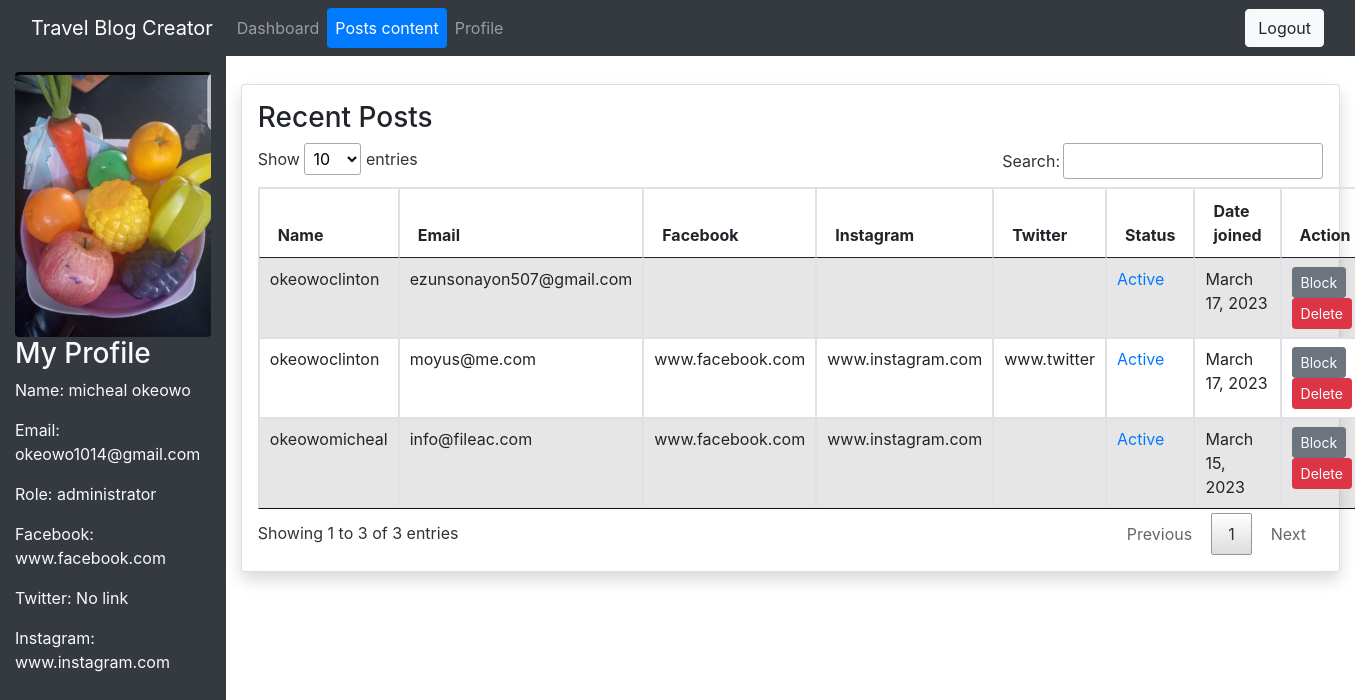
Screenshot of /creators.php (signed in) with the database file from the repository.
### tables this page shows
CREATE TABLE IF NOT EXISTS `authusers` (
  `firstname` varchar(255) NOT NULL,
  `lastname` varchar(255) NOT NULL,
  `email` varchar(255) NOT NULL,
  `password` varchar(255) NOT NULL,
  `role` varchar(25) NOT NULL DEFAULT 'creator',
  `description` text,
  `status` varchar(25) NOT NULL DEFAULT 'active',
  `userid` int(11) NOT NULL AUTO_INCREMENT,
  `created` timestamp NOT NULL DEFAULT CURRENT_TIMESTAMP,
  `picture` varchar(255) NOT NULL DEFAULT ' http://localhost/travelblog/img/avatar.jpg',
  `facebook` varchar(255) DEFAULT ' ',
  `instagram` varchar(255) DEFAULT ' ',
  `twitter` varchar(255) DEFAULT ' ',
  PRIMARY KEY (`userid`),
  UNIQUE KEY `password` (`password`),
  UNIQUE KEY `email` (`email`)
);

### creators.php (the view, shortened to what this page needs)
<?php
require_once('connection.php');
$admin_id = $_SESSION['user_id'];
$result = mysqli_query($conn, "SELECT * FROM authusers WHERE userid = $admin_id");
$userobj = mysqli_fetch_assoc($result);
?>
<!DOCTYPE html>
<html>
<head>
  <link rel="stylesheet" href="bootstrap-5.0.2-dist/css/bootstrap.min.css">
  <link rel="stylesheet" href="lib/bootstrap.min.css">
<link rel="stylesheet" href="lib/jquery.dataTables.min.css">
</head>
<body>
<nav class="navbar navbar-expand-sm bg-dark navbar-dark nav-pills nav-fill">
<div class="container-fluid">
  <a class="navbar-brand" href="#">Travel Blog Creator </a>
  <div class="collapse navbar-collapse">
  <ul class="navbar-nav me-auto mb-2 mb-lg-0">
    <li class="nav-item">
      <a class="nav-link " href="admindashboard.php">Dashboard</a>
    </li>
    <li class="nav-item">
      <a class="nav-link active" href="creators.php">Posts content</a>
    </li>
    <li class="nav-item">
      <a class="nav-link " href="updateadminprofile.php">Profile</a>
    </li>
  </ul>
  <div class="d-flex">
    <a href="logout.php" class="btn btn-light">Logout</a>
  </div>
  </div>
</div>
</nav>
  <div class="container-fluid ">
    <div class="row"><div class="col-md-2 bg-dark text-light pt-3" style="min-height:100vh">
                <div class="sidebar-sticky">
                <img src="<?php echo $userobj['picture']?>" class="rounded mx-auto d-block" alt="..." style="max-width:100%;max height:20vh">
                <h3>My Profile</h3>
      <p>Name: <?php echo $userobj['lastname'] .' '. $userobj['firstname']?></p>
      <p>Email: <?php echo $userobj['email']?></p>
      <p>Role: <?php echo $userobj['role']?></p>
      <p>Facebook: <?php if($userobj['facebook'] != '' & $userobj['facebook'] != ' ' ){echo $userobj['facebook'];}else{ echo 'No link';}?></p>
      <p>Twitter: <?php if($userobj['twitter'] != ''  & $userobj['twitter'] != ' '){echo $userobj['twitter'];}else{ echo 'No link';}?></p>
      <p>Instagram: <?php if($userobj['instagram'] != '' & $userobj['instagram'] != ' '){echo $userobj['instagram'];}else{ echo 'No link';}?></p>
     </div>
            </div><div class="col-sm-10 mt-4">
      <div class="card shadow p-3">
      <h3>Recent Posts</h3>
        <table id="blog-posts-table" class="table table-striped table-bordered">
          <thead>
            <tr>
              <th>Name</th>
              <th>Email</th>
              <th>Facebook</th>
              <th>Instagram</th>
              <th>Twitter</th>
              <th>Status</th>
              <th>Date joined</th>
              <th>Action</th>
            </tr>
          </thead>
          <tbody>
            <?php
            $sql = "SELECT * FROM authusers WHERE role= 'creator'";
            $result = mysqli_query($conn, $sql);
            while ($row = mysqli_fetch_assoc($result)) {
              $created = date('F j, Y', strtotime($row['created']));
              echo '<tr>';
              echo '<td>' . $row['firstname'] .$row['lastname']. '</td>';
              echo '<td>' . $row['email'] . '</td>';
              echo '<td>' . $row['facebook'] . '</td>';
              echo '<td>' . $row['instagram'] . '</td>';
              echo '<td>' . $row['twitter'] . '</td>';
              if ($row['status'] !='active') {
                echo '<td class="text-danger">Suspend</td>';
              } else {
                echo '<td class="text-primary">Active</td>';
              }
              echo '<td>' . $created . '</td>';
              echo '<td>';
            if ($row['status'] !='active'){
              echo '<button class="btn btn-sm btn-warning" onclick="unblockPost(' .$row['userid'] . ')">Unblock</button>';
            }else{
              echo '<button class="btn btn-sm btn-secondary" onclick="blockPost('.$row['userid'] . ')">Block</button>';
            }
            echo' <a href="#" class="btn btn-sm  btn-danger" onclick="deletePost('.$row['userid'] . ')">Delete</a></td>';
              echo '</tr>';
            }
            ?>
          </tbody>
        </table>
      </div>
      </div>
    </div>
  </div>
</body>
</html>

### rows the page displays
authusers: picture (picture), lastname "micheal", firstname "okeowo", email "okeowo1014@gmail.com", role "administrator", facebook "www.facebook.com", instagram "www.instagram.com"
authusers: firstname "okeowo", lastname "micheal", email "info@fileac.com", facebook "www.facebook.com", instagram "www.instagram.com", status "Active", created "March 15, 2023"
authusers: firstname "okeowo", lastname "clinton", email "ezunsonayon507@gmail.com", status "Active", created "March 17, 2023"
authusers: firstname "okeowo", lastname "clinton", email "moyus@me.com", facebook "www.facebook.com", instagram "www.instagram.com", twitter "www.twitter", status "Active", created "March 17, 2023"
